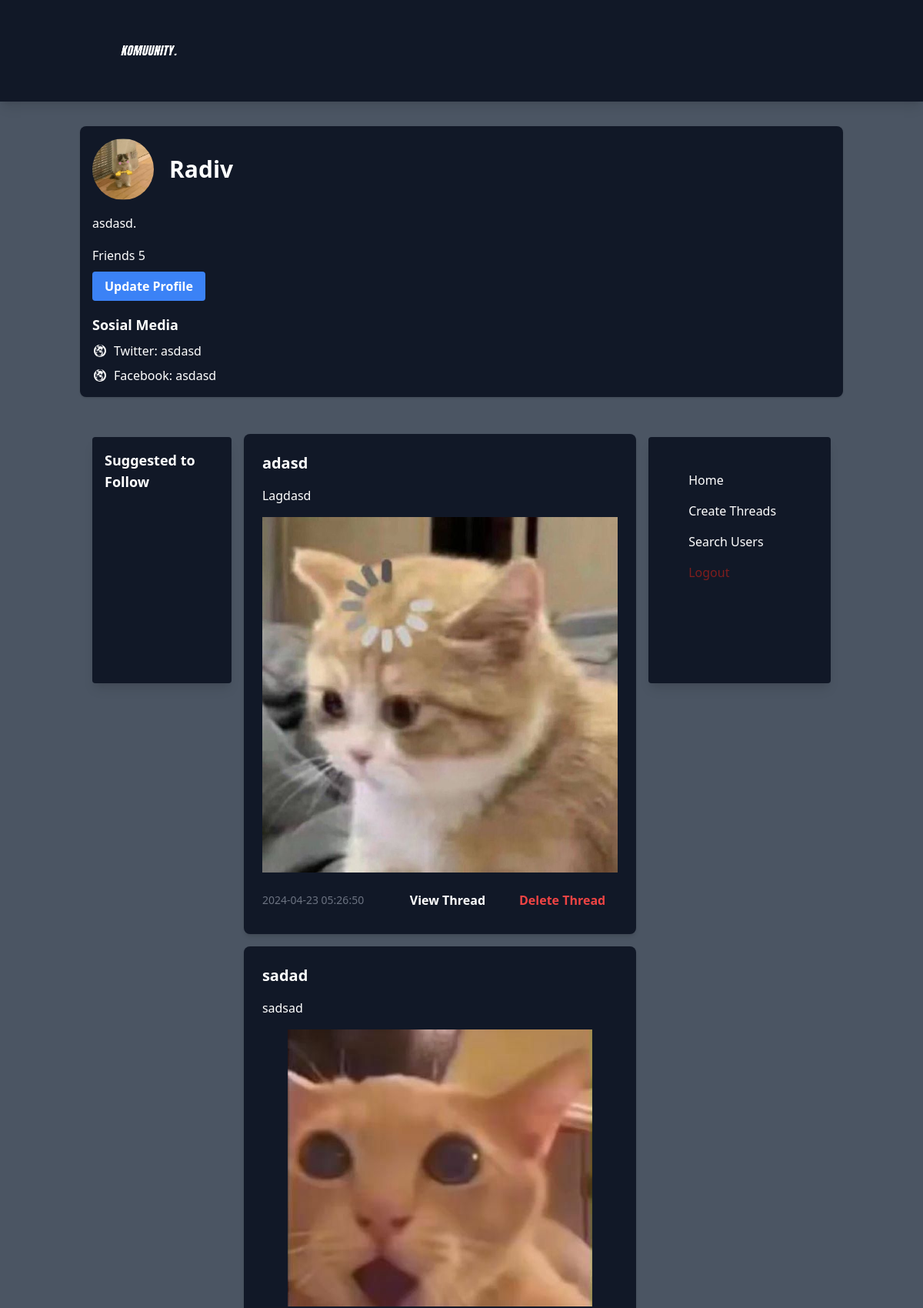
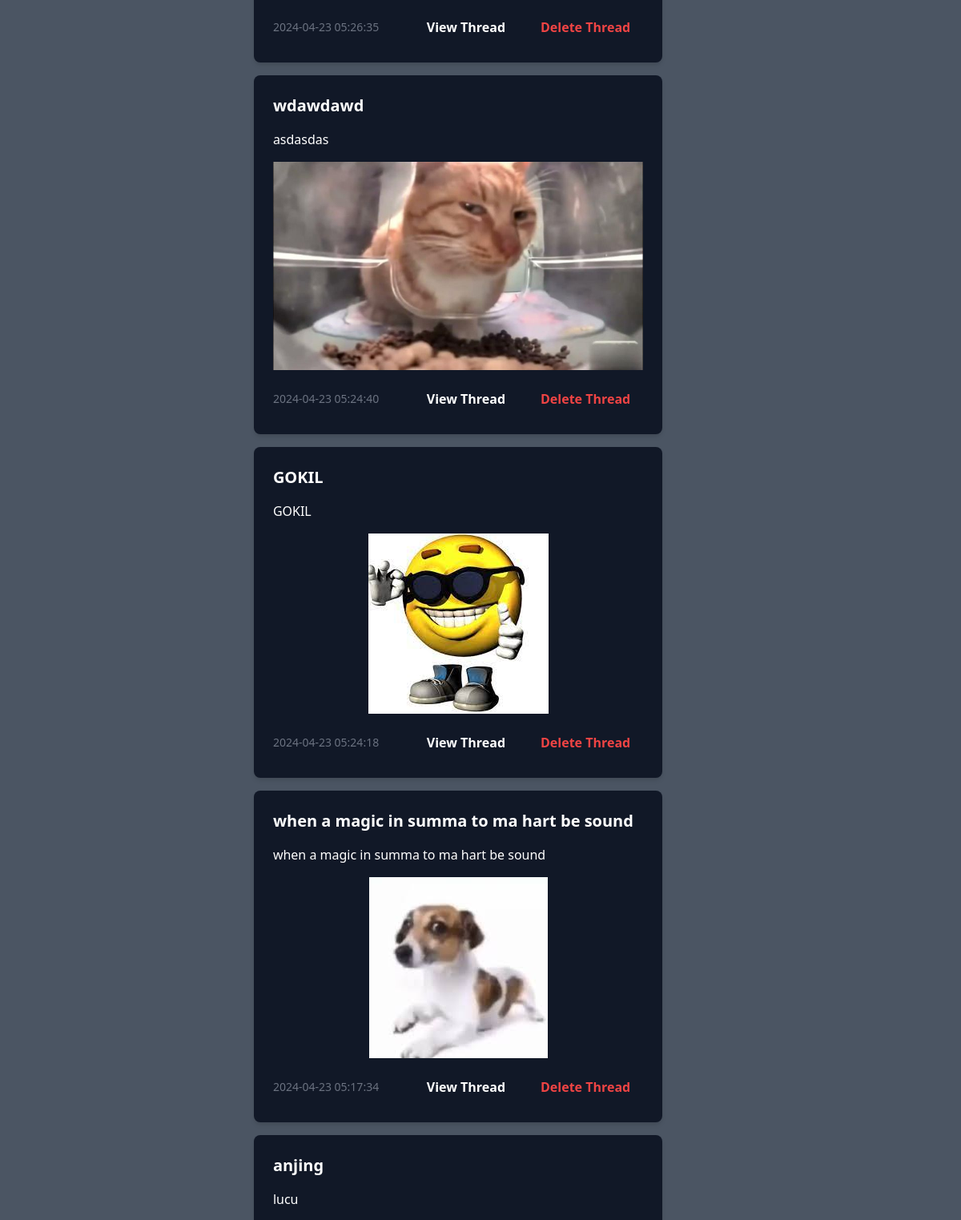
The app's page /profile (signed in, upper part) with its own data (2 pictures, top to bottom).
### app.py (models this page shows, shortened)
class User(UserMixin, db.Model):
    id = db.Column(db.Integer, primary_key=True)
    username = db.Column(db.String(80), unique=True, nullable=False)
    password_hash = db.Column(db.String(120), nullable=False)
    profile_picture = db.Column(db.String(100))
    bio = db.Column(db.Text)
    twitter_username = db.Column(db.String(50))
    facebook_username = db.Column(db.String(50))

class Thread(db.Model):
    id = db.Column(db.Integer, primary_key=True)
    title = db.Column(db.String(200), nullable=False)
    content = db.Column(db.Text, nullable=False)
    image_filename = db.Column(db.String(100))
    created_at = db.Column(db.DateTime, default=datetime.utcnow)
    user_id = db.Column(db.Integer, db.ForeignKey('user.id'), nullable=False)
    user = db.relationship('User', backref=db.backref('threads', lazy=True))

### app.py (the view, shortened to what this page needs)
@app.route('/profile', methods=['GET', 'POST'])
@login_required
def profile():
    user_threads = Thread.query.filter_by(user=current_user).order_by(Thread.created_at.desc()).all()
    num_friends = Friendship.query.filter(
        (Friendship.user_id1 == current_user.id) | (Friendship.user_id2 == current_user.id)
    ).count()
    form = UserProfileForm()
    return render_template('profile.html', title='Profile', user_threads=user_threads, user=current_user, num_friends=num_friends, form=form)

### app.py (called while the page is built)
@login_manager.user_loader
def load_user(user_id):
    return User.query.get(int(user_id))

### templates/profile.html (shortened to what this page needs)
<!DOCTYPE html>
<html lang="en">
<head>
  <script src="https://cdn.tailwindcss.com"></script>
</head>
<body class="bg-gray-600 font-sans antialiased">
  <nav class="bg-gray-900 shadow-lg">
    <div class="container mx-auto px-4 flex justify-between items-center py-4">
        <a href="#" class="navbar-brand px-10">
            <img src="{{ url_for('static', filename='images/KOMUUNITY3.png') }}" alt="KOMUUNITY" width="100">
        </a>
    </div>
</nav>
  <div class="container mx-auto px-4 py-8">
    <div class="bg-gray-900 text-white rounded-lg shadow overflow-hidden">
      <div class="p-4">
        <div class="flex items-center justify-between">
          <div class="flex items-center">
            {% if user.profile_picture %}
                <img src="{{ url_for('static', filename='images/' + user.profile_picture) }}" alt="Profile Picture" class="profile-picture w-20 object-cover rounded-full">
            {% else %}
                <img src="{{ url_for('static', filename='images/default_profile_picture.jpg') }}" alt="Default Profile Picture" class="profile-picture w-20 object-cover rounded-full">
            {% endif %}
            <div>
              <h1 class="text-3xl font-semibold mx-5">{{ current_user.username }}</h1>
            </div>
          </div>
        </div>
        <div class="mt-4">
          <p class="text-white leading-7">{{ user.bio }}.</p>
          <p class="mt-4 mb-4">Friends {{ num_friends }}</p>
          <a href="{{ url_for('update_profile') }}" class="bg-blue-500 hover:bg-blue-700 text-white font-bold py-2 px-4 rounded mt-4 mx-auto">Update Profile</a>
        </div>
        <div class="mt-6">
          <h2 class="text-lg font-semibold">Sosial Media</h2>
          <ul class="mt-2">
            <li class="flex items-center text-white">
              <span>Twitter: {{ user.twitter_username }}</span>
            </li>
            <li class="flex items-center text-white mt-2">
              <span>Facebook: {{ user.facebook_username }}</span>
            </li>
          </ul>
        </div>
      </div>
    </div>
    <div class="container mx-auto px-4 py-8 flex justify-center">
        <div class="w-64 bg-gray-900 p-4 mt-5 max-h-[20rem] shadow-lg rounded">
            <div class="overflow-y-auto">
                <h2 class="text-lg font-semibold mb-4 text-white">Suggested to Follow</h2>
            </div>
        </div>
        <div class="post-container flex-grow text-white">
            <div class="post-container-content">
                {% for thread in user_threads %}
                <div class="bg-gray-900 rounded-lg shadow-md p-6 mb-4">
                    <h3 class="text-xl font-semibold mb-4">{{ thread.title }}</h3>
                    <p class="text-white">{{ thread.content }}</p>
                    {% if thread.image_filename %}
                    <div class="w-full flex justify-center mt-4">
                        <img src="{{ url_for('static', filename='images/' + thread.image_filename) }}" alt="Thread Image">
                    </div>
                    {% endif %}
                    <div class="flex justify-between items-center mt-4">
                        <p class="text-gray-500 text-sm">{{ thread.created_at.strftime('%Y-%m-%d %H:%M:%S') }}</p>
                        <div class="justify-end flex gap-3">
                            <a href="{{ url_for('view_thread', thread_id=thread.id) }}" class="text-white font-semibold py-2 px-4">View Thread</a>
                            {% if current_user == thread.user %}
                            <form method="post" action="{{ url_for('delete_thread', thread_id=thread.id) }}">
                                <button type="submit" class="text-red-500 font-semibold py-2 px-4" onclick="return confirm('Are you sure you want to delete this thread?')">Delete Thread</button>
                            </form>
                            {% endif %}
                        </div>
                    </div>
                </div>
                {% endfor %}
            </div>
        </div>
        <div class="sidebar bg-gray-900 p-9 mt-5 rounded mx-auto max-h-[20rem] overflow-y-auto shadow-lg text-white">
            <ul class="menu">
                <li><a href="/" class="block py-2 px-4 text-white hover:text-gray-200">Home</a></li>
                <li><a href="{{ url_for('create_threads') }}" class="block py-2 px-4 text-white hover:text-gray-200">Create Threads</a></li>
                <li><a href="{{ url_for('search_users') }}" class="block py-2 px-4 text-white hover:text-gray-200">Search Users</a></li>
                <li><a href="{{ url_for('logout') }}" class="block py-2 px-4 text-red-900 hover:text-gray-200">Logout</a></li>
            </ul>
        </div>
    </div>
</body>
</html>

### templates/profile.html (style rules this page uses)
.post-container { max-width: 100rem; }
.post-container-content { max-width: 90rem; margin: 0 auto; padding: 1rem; }
.sidebar { width: 20rem; padding: 1rem; background-color: #f3f4f6; margin-right: 2rem; }

### records on screen
User: profile_picture (picture), username "Radiv", bio "asdasd", twitter_username "asdasd", facebook_username "asdasd"
Thread: title "adasd", content "Lagdasd", image_filename (picture), created_at "2024-04-23 05:26:50"
Thread: title "sadad", content "sadsad", image_filename (picture), created_at "2024-04-23 05:26:35"
Thread: title "wdawdawd", content "asdasdas", image_filename (picture), created_at "2024-04-23 05:24:40"
Thread: title "GOKIL", content "GOKIL", image_filename (picture), created_at "2024-04-23 05:24:18"
Thread: title "when a magic in summa to ma hart be sound", content "when a magic in summa to ma hart be sound", image_filename (picture), created_at "2024-04-23 05:17:34"
Thread: title "anjing", content "lucu"

### other values on screen
{{ num_friends }} "5"
